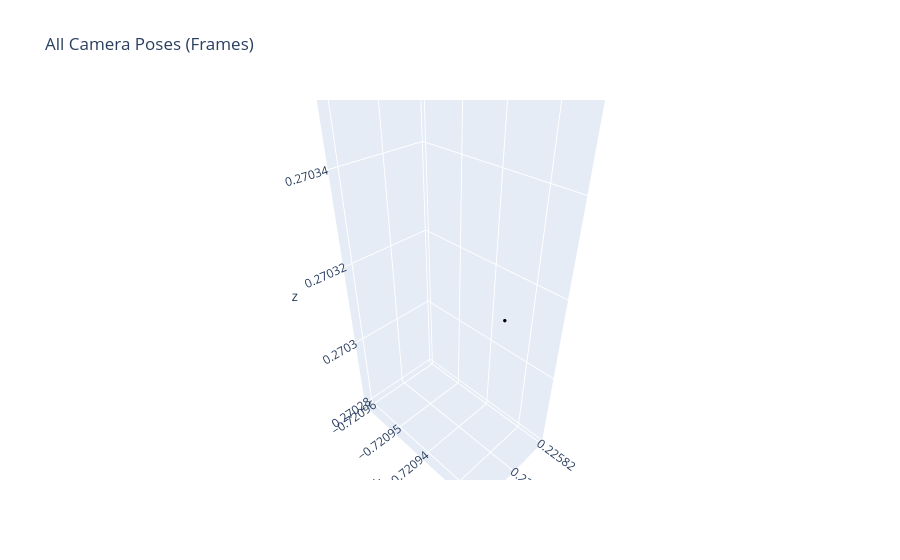

Source (notebook cell):
### Code cell
# executed action
target_actions = np.array(target_action)
target_actions_mat = pose_to_mat(target_actions)
plot_traj(target_actions_mat)

### Figure 1 — Plotly figure (JSON) as saved in the notebook; plotly's stock layout.template omitted (floating-point values rounded to 4 significant figures)
{"data": [{"marker": {"color": "green", "size": 6}, "mode": "markers", "showlegend": false, "type": "scatter3d", "x": [0.2258], "y": [-0.721], "z": [0.2704]}, {"marker": {"color": "black", "size": 2}, "mode": "markers", "showlegend": false, "type": "scatter3d", "x": [0.2258], "y": [-0.7209], "z": [0.2703]}, {"marker": {"color": "red", "size": 6}, "mode": "markers", "showlegend": false, "type": "scatter3d", "x": [0.2258], "y": [-0.7209], "z": [0.2703]}], "layout": {"scene": {"aspectmode": "data"}, "title": {"text": "All Camera Poses (Frames)"}}}
